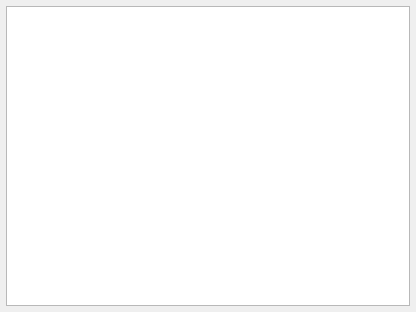
<?xml version="1.0" encoding="UTF-8"?>
<ui version="4.0">
 <class>QSttOutputWidget</class>
 <widget class="QWidget" name="QSttOutputWidget">
  <property name="windowModality">
   <enum>Qt::WindowModal</enum>
  </property>
  <property name="geometry">
   <rect>
    <x>0</x>
    <y>0</y>
    <width>416</width>
    <height>312</height>
   </rect>
  </property>
  <property name="windowTitle">
   <string>输出</string>
  </property>
  <layout class="QVBoxLayout" name="verticalLayout">
   <property name="margin">
    <number>6</number>
   </property>
   <item>
    <widget class="QScrollTextEdit" name="textEdit"/>
   </item>
  </layout>
 </widget>
 <customwidgets>
  <customwidget>
   <class>QScrollTextEdit</class>
   <extends>QTextEdit</extends>
   <header>ScrollTextEdit.h</header>
  </customwidget>
 </customwidgets>
 <resources/>
 <connections/>
</ui>
